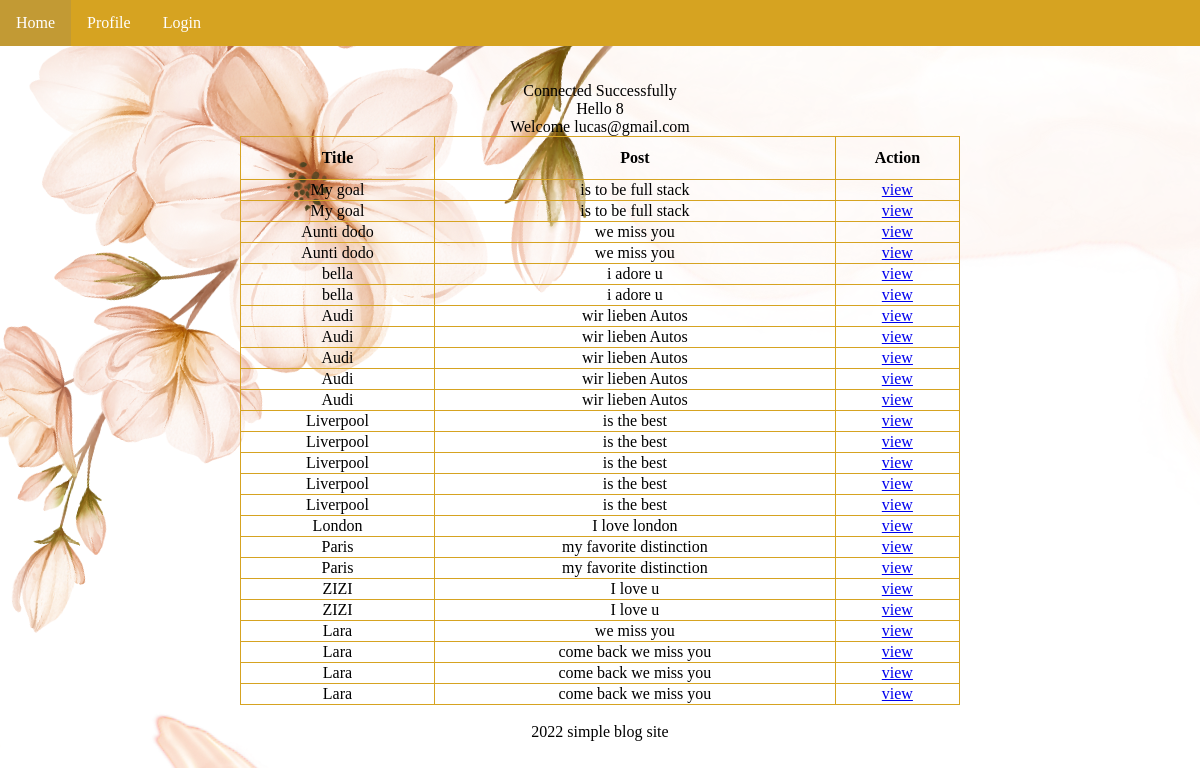
/hp2.php (signed in), run on the app's committed database.
### tables this page shows
CREATE TABLE `posts` (
  `post_id1` int NOT NULL,
  `user_id` int NOT NULL,
  `post_title` varchar(50) NOT NULL,
  `post_content` longtext,
  `post_date` timestamp NOT NULL DEFAULT CURRENT_TIMESTAMP ON UPDATE CURRENT_TIMESTAMP,
  `updated_date` timestamp NOT NULL DEFAULT CURRENT_TIMESTAMP ON UPDATE CURRENT_TIMESTAMP
);

### hp2.php (the view, shortened to what this page needs)
<!DOCTYPE html>
<html>
<head>
	<link rel="stylesheet" href="links.css">
</head>
<body>
               <ul class="topnav">
               <li><a class="active" href="hp2.php">Home</a></li>
               <li><a href="profilepage.php">Profile</a></li>
                <li><a href="login.php">Login</a></li>
               </ul>
	        <br><br>
       <center>
        <?php
          include 'config.php';
            echo "<br>";
            echo 'Hello'." ".$_SESSION['user_id']."<br>";
            echo 'Welcome'." ".$_SESSION['email'];
            $sql="select * from posts";
            if($result=mysqli_query($conn,$sql)){
            if(mysqli_num_rows($result)>0){
              echo '<table class="table table-bordered table-striped">';
                                echo "<thead>";
                                    echo "<tr>";
                                        echo "<th>Title</th>";
                                        echo "<th>Post</th>";
                                         echo "<th>Action</th>";
                                        echo "</tr>";
                                echo "</thead>";
                                echo "<tbody>";
                                while($row = mysqli_fetch_array($result)){
                                    echo "<tr>";
                                        echo "<td>" . $row['post_title'] . "</td>";
                                        echo "<td>" . $row['post_content'] . "</td>";
                                          echo "<td>".'<a href="addcomment.php?post_id1='. $row['post_id1'] .'" class="mr-3" title="view record" ">view</a>'."</td>";
                                    echo "</tr>";
                                }
                                echo "</tbody>";
                            echo "</table>";
                        }
                    }
                    echo " <br>";
                    include 'footer.php';
                  ?>
                </center>
              </body>
               </html>

### hp2.php (style rules this page uses)
body { background-image: url('untitled5.png'); }
body { margin: 0; }
ul.topnav { list-style-type: none; margin: 0; padding: 0; overflow: hidden; background-color: rgb(214, 163, 33); }
ul.topnav li { float: left; }
ul.topnav li a { display: block; color: white; text-align: center; padding: 14px 16px; text-decoration: none; }
ul.topnav li a.active { background-color: rgb(194, 154, 52); }
table, td, th { border: 1px solid black; border-color: rgb(214, 163, 33); text-align: center; }
table { border-collapse: collapse; width: 60%; }
th { height: 40px; }
body { font-family: "Papyrus", "fantasy"; }

### data on the page
posts: post_title "My goal", post_content "is to be full stack"
posts: post_title "My goal", post_content "is to be full stack"
posts: post_title "Aunti dodo", post_content "we miss you"
posts: post_title "Aunti dodo", post_content "we miss you"
posts: post_title "bella", post_content "i adore u"
posts: post_title "bella", post_content "i adore u"
posts: post_title "Audi", post_content "wir lieben Autos"
posts: post_title "Audi", post_content "wir lieben Autos"
posts: post_title "Audi", post_content "wir lieben Autos"
posts: post_title "Audi", post_content "wir lieben Autos"
posts: post_title "Audi", post_content "wir lieben Autos"
posts: post_title "Liverpool", post_content "is the best"
posts: post_title "Liverpool", post_content "is the best"
posts: post_title "Liverpool", post_content "is the best"
posts: post_title "Liverpool", post_content "is the best"
posts: post_title "Liverpool", post_content "is the best"
posts: post_title "London", post_content "I love london"
posts: post_title "Paris", post_content "my favorite distinction"
posts: post_title "Paris", post_content "my favorite distinction"
posts: post_title "ZIZI", post_content "I love u"
posts: post_title "ZIZI", post_content "I love u"
posts: post_title "Lara", post_content "we miss you"
posts: post_title "Lara", post_content "come back we miss you"
posts: post_title "Lara", post_content "come back we miss you"
posts: post_title "Lara", post_content "come back we miss you"

### other printed values
$_SESSION['user_id'] "8"
$_SESSION['email'] "lucas@gmail.com"
